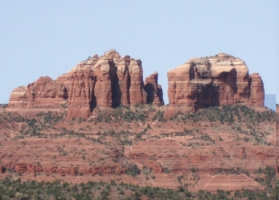
//> input picture 20190926_colorGenerate/cap2_01a.bmp, 279 x 200 px
$ ./main   (built with g++ and OpenCV 4)
//> lines starting //> are read from the running program, lines starting //| are printed output that depends on the picture
//> further down, src is the input picture: 200 rows x 279 cols, CV_8UC3; mean B, G, R 152, 147.8, 162
#include <opencv2/opencv.hpp>
#include <iostream>

using namespace std;
using namespace cv;

#include <opencv2/opencv.hpp>
#include <iostream>
#include <stdlib.h>

using namespace std;
using namespace cv;

Mat effect_2_1(Mat input, Mat output)//加權平均平滑化
{
	int fil[9] = {
		1, 1, 1,
		1, 4, 1,
		1, 1, 1 };
	int x1, y1, x2, y2;
	int x, y;
	int xx, yy;
	int ff;
	Vec3b pix, col;

	x1 = 0;
	y1 = 0;
	x2 = input.cols - 1;
//> x2 = 278
	y2 = input.rows - 1;
//> y2 = 199
	int blue, green, red;
	for (y = y1; y<=y2; y++) {
		for (x = x1; x<=x2; x++) {
			ff = 0;
			blue = green = red = 0;
			for (yy = -1; yy <= 1; yy++) {
				for (xx = -1; xx <= 1; xx++) {
					if (y + yy < 0 || x + xx < 0) {
						pix.val[0] = 0;
						pix.val[1] = 0;
						pix.val[2] = 0;
					}
					else if (x + xx > x2 || y + yy > y2) {
						pix.val[0] = 0;
						pix.val[1] = 0;
						pix.val[2] = 0;
					}
					else pix = input.at<Vec3b>(y+yy, x+xx);

					blue += (pix.val[0] * fil[ff]);
					green += (pix.val[1] * fil[ff]);
					red +=  (pix.val[2] * fil[ff]);
					ff++;
				}
			}
			pix.val[0] = (blue/12);
			pix.val[1] = (green/12);
			pix.val[2] = (red/12);

			output.at<Vec3b>(y, x) = pix;
		}
	}
//> this loop made 200 passes
//> (blue, green, red, pix) on passes 1 to 3: (1687, 1472, 1340, [140, 122, 111]), (2168, 1894, 1723, [180, 157, 143]), (2165, 1897, 1726, [180, 158, 143])
//> after the loop, ff = 9; blue = 439; green = 485; red = 510; pix = [36, 40, 42]
	return output;
}

Mat effect_2_2(Mat input, Mat output) //銳利化
{
	int fil[9] = {
		0,-1, 0,
		-1, 5,-1,
		0,-1, 0 };
	int x1, y1, x2, y2;
	int x, y;
	int xx, yy;
	int ff;
	Vec3b pix, col;

	x1 = 0;
	y1 = 0;
	x2 = input.cols - 1;
//> x2 = 278
	y2 = input.rows - 1;
//> y2 = 199
	int blue, green, red;
	for (y = y1; y <= y2; y++) {
		for (x = x1; x <= x2; x++) {
			ff = 0;
			blue = green = red = 0;
			for (yy = -1; yy <= 1; yy++) {
				for (xx = -1; xx <= 1; xx++) {
					if (y + yy < 0 || x + xx < 0) {
						pix.val[0] = 0;
						pix.val[1] = 0;
						pix.val[2] = 0;
					}
					else if (x + xx > x2 || y + yy > y2) {
						pix.val[0] = 0;
						pix.val[1] = 0;
						pix.val[2] = 0;
					}
					else pix = input.at<Vec3b>(y + yy, x + xx);

					blue += (pix.val[0] * fil[ff]);
					green += (pix.val[1] * fil[ff]);
					red += (pix.val[2] * fil[ff]);
					ff++;
				}
			}
			pix.val[0] = saturate_cast<uchar>(blue);
			pix.val[1] = saturate_cast<uchar>(green);
			pix.val[2] = saturate_cast<uchar>(red);

			output.at<Vec3b>(y, x) = pix;
		}
	}
//> this loop made 200 passes
//> (blue, green, red) on passes 1 to 3: (723, 629, 578), (481, 418, 385), (491, 424, 391)
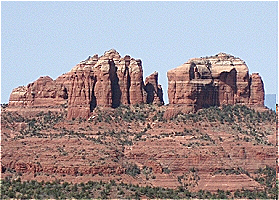
//> output: 200 rows x 279 cols, CV_8UC3; mean B, G, R 152.8, 148.9, 163.1
//> after the loop, ff = 9; blue = 201; green = 231; red = 244; pix = [201, 231, 244]
	return output;
}

Mat effect_ano(Mat input, Mat output) //自創filter:取得邊緣
{
	int fil[9] = {
		0,-3, 0,
		-3, 0, 3,
		0, 3, 0 };
	int x1, y1, x2, y2;
	int x, y;
	int xx, yy;
	int ff;
	Vec3b pix, col;

	x1 = 0;
	y1 = 0;
	x2 = input.cols - 1;
//> x2 = 278
	y2 = input.rows - 1;
//> y2 = 199
	int blue, green, red;
	for (y = y1; y <= y2; y++) {
		for (x = x1; x <= x2; x++) {
			ff = 0;
			blue = green = red = 0;
			for (yy = -1; yy <= 1; yy++) {
				for (xx = -1; xx <= 1; xx++) {
					if (y + yy < 0 || x + xx < 0) {
						pix.val[0] = 0;
						pix.val[1] = 0;
						pix.val[2] = 0;
					}
					else if (x + xx > x2 || y + yy > y2) {
						pix.val[0] = 0;
						pix.val[1] = 0;
						pix.val[2] = 0;
					}
					else pix = input.at<Vec3b>(y + yy, x + xx);

					blue += (pix.val[0] * fil[ff]);
					green += (pix.val[1] * fil[ff]);
					red += (pix.val[2] * fil[ff]);
					ff++;
				}
			}
			pix.val[0] = saturate_cast<uchar>(blue);
			pix.val[1] = saturate_cast<uchar>(green);
			pix.val[2] = saturate_cast<uchar>(red);

			output.at<Vec3b>(y, x) = pix;
		}
	}
//> this loop made 200 passes
//> (blue, green, red, pix) on passes 1 to 3: (0, -3, 6, [0, 0, 6]), (-720, -630, -567, [0, 0, 0]), (-723, -633, -570, [0, 0, 0])
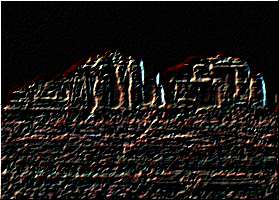
//> output: 200 rows x 279 cols, CV_8UC3; mean B, G, R 20.1, 22.2, 25.7
	return output;
}

Mat effect_other(Mat input, Mat output) //自創filter:模糊
{
	int fil[25] = {
		1, 2, 3, 2, 1,
		2, 3, 4, 3, 2,
		3, 4, 5, 4, 3,
		2, 3, 4, 3, 2,
		1, 2, 3, 2, 1};
	int x1, y1, x2, y2;
	int x, y;
	int xx, yy;
	int ff;
	Vec3b pix, col;

	x1 = 0;
	y1 = 0;
	x2 = input.cols - 1;
	y2 = input.rows - 1;
	int blue, green, red;
	for (y = y1; y <= y2; y++) {
		for (x = x1; x <= x2; x++) {
			ff = 0;
			blue = green = red = 0;
			for (yy = -2; yy <= 2; yy++) {
				for (xx = -2; xx <= 2; xx++) {
					if (y + yy < 0 || x + xx < 0) {
						pix.val[0] = 0;
						pix.val[1] = 0;
						pix.val[2] = 0;
					}
					else if (x + xx > x2 || y + yy > y2) {
						pix.val[0] = 0;
						pix.val[1] = 0;
						pix.val[2] = 0;
					}
					else pix = input.at<Vec3b>(y + yy, x + xx);

					blue += (pix.val[0] * fil[ff]);
					green += (pix.val[1] * fil[ff]);
					red += (pix.val[2] * fil[ff]);
					ff++;
				}
			}
			pix.val[0] = saturate_cast<uchar>(blue/65);
			pix.val[1] = saturate_cast<uchar>(green/65);
			pix.val[2] = saturate_cast<uchar>(red/65);

			output.at<Vec3b>(y, x) = pix;
		}
	}
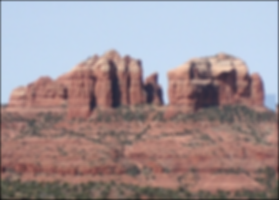
//> output: 200 rows x 279 cols, CV_8UC3; mean B, G, R 150.2, 146, 160.3
	return output;
}


int main() {
	Mat src, res1, res2, res3, res4;
	src = imread("cap2_01a.bmp"); //test image
	//提示1: saturate_cast<uchar> => https://blog.csdn.net/piaoxuezhong/article/details/60570919
	//提示2: 程式會爆的話，確認讀取陣列時，有沒有超出圖像範圍
	res1 = src.clone();
	res2 = src.clone();
	res3 = src.clone();
	res4 = src.clone();

	imshow("src", src);
	imshow("smoothing", effect_2_1(src, res1));
	imshow("Sharpen", effect_2_2(src, res2));
	imshow("Contour: Self-made filter", effect_ano(src, res3));
	imshow("Blur: Self-made filter", effect_other(src, res4));

	waitKey(0);
	return 0;
}

$ run again, with 20190926_colorGenerate/gamma_correction.png saved as 20190926_colorGenerate/cap2_01a.bmp
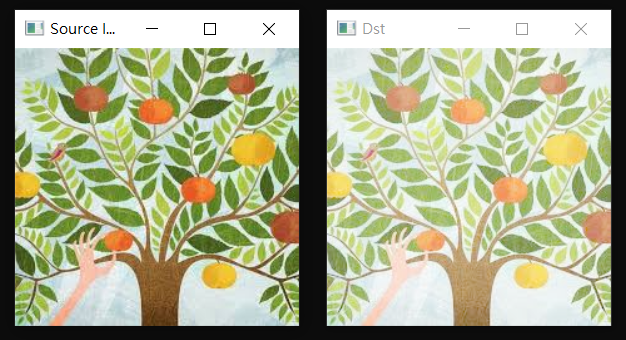
//> input picture 20190926_colorGenerate/gamma_correction.png, 626 x 340 px
//> src is the input picture: 340 rows x 626 cols, CV_8UC3; mean B, G, R 139.7, 170.8, 167.3
//> the loop in effect_2_1, `for (y = y1; y<=y2; y++)` made 340 passes
//> (blue, green, red, pix) on passes 1 to 3: (84, 84, 84, [7, 7, 7]), (108, 108, 108, [9, 9, 9]), (108, 108, 108, [9, 9, 9])
//> after the loop in effect_2_1, `for (y = y1; y<=y2; y++)`: ff = 9; blue = 84; pix = [7, 7, 7]
//> the loop in effect_2_2, `for (y = y1; y <= y2; y++)` made 340 passes
//> (blue, green, red) on passes 1 to 3: (36, 36, 36), (24, 24, 24), (24, 24, 24)
//> after the loop in effect_2_2, `for (y = y1; y <= y2; y++)`: ff = 9; blue = 36; pix = [36, 36, 36]
//> the loop in effect_ano, `for (y = y1; y <= y2; y++)` made 340 passes
//> (blue, green, red) on passes 1 to 3: (0, 0, 0), (-36, -36, -36), (-36, -36, -36)
//> after the loop in effect_ano, `for (y = y1; y <= y2; y++)`:
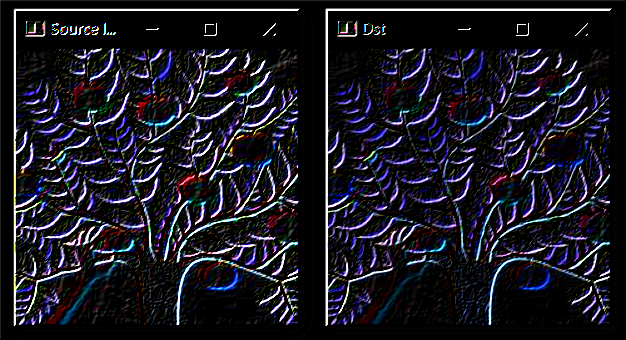
//> output: 340 rows x 626 cols, CV_8UC3; mean B, G, R 34.7, 25.8, 26.8
//> after the loop in effect_other, `for (y = y1; y <= y2; y++)`:
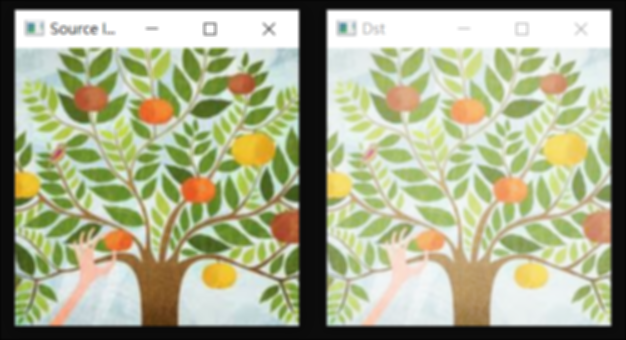
//> output: 340 rows x 626 cols, CV_8UC3; mean B, G, R 139.2, 170.3, 166.8

$ run again, with 20190926_colorGenerate/gamma_pending.jpg saved as 20190926_colorGenerate/cap2_01a.bmp
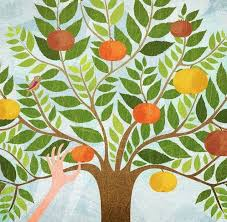
//> input picture 20190926_colorGenerate/gamma_pending.jpg, 227 x 222 px
//> src is the input picture: 222 rows x 227 cols, CV_8UC3; mean B, G, R 129.9, 177, 171.3
//> the loop in effect_2_1, `for (y = y1; y<=y2; y++)` made 222 passes
//> (blue, green, red, pix) on passes 1 to 3: (1374, 1367, 1220, [114, 113, 101]), (1794, 1787, 1592, [149, 148, 132]), (1824, 1822, 1612, [152, 151, 134])
//> after the loop in effect_2_1, `for (y = y1; y<=y2; y++)`: ff = 9; blue = 1599; green = 1597; red = 1514; pix = [133, 133, 126]
//> the loop in effect_2_2, `for (y = y1; y <= y2; y++)` made 222 passes
//> (blue, green, red, pix) on passes 1 to 3: (588, 585, 522, [255, 255, 255]), (383, 380, 341, [255, 255, 255]), (439, 440, 389, [255, 255, 255])
//> after the loop in effect_2_2, `for (y = y1; y <= y2; y++)`:
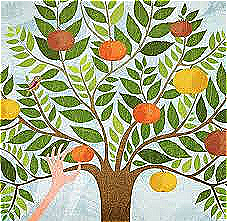
//> output: 222 rows x 227 cols, CV_8UC3; mean B, G, R 130, 169.2, 165.7
//> after the loop in effect_2_2, `for (y = y1; y <= y2; y++)`: ff = 9; blue = 726; green = 687; red = 657
//> the loop in effect_ano, `for (y = y1; y <= y2; y++)` made 222 passes
//> (blue, green, red, pix) on passes 2 to 4: (-558, -552, -498, [0, 0, 0]), (-633, -630, -567, [0, 0, 0]), (-606, -603, -537, [0, 0, 0])
//> after the loop in effect_other, `for (y = y1; y <= y2; y++)`:
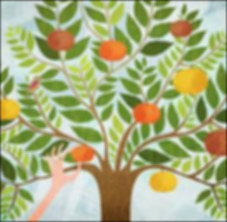
//> output: 222 rows x 227 cols, CV_8UC3; mean B, G, R 128, 174.9, 169.3
